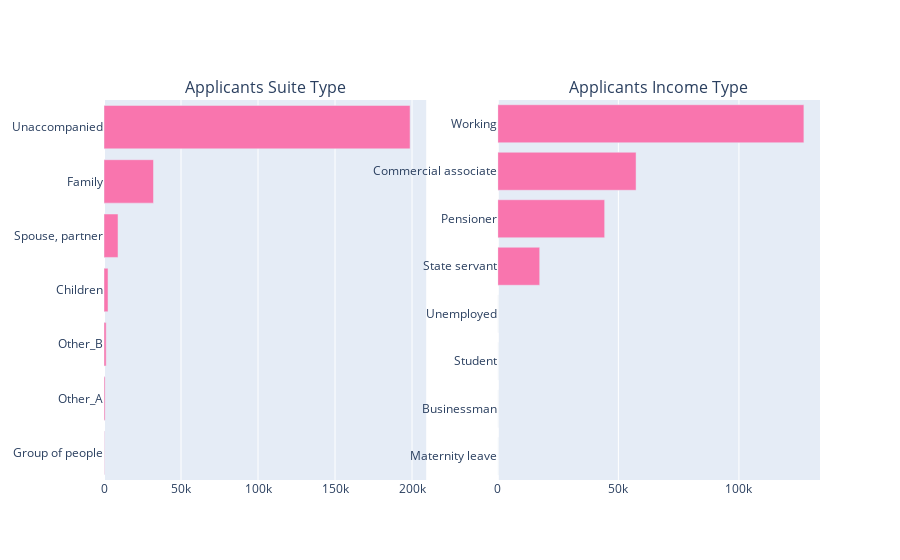

Notebook source saved alongside this figure:
### Markdown cell above
### 1.5 Suite Type and Income Type of Applicants

### Code cell
tr0 = bar_hor(data['application_train'], "NAME_TYPE_SUITE", "Distribution of CODE_GENDER Variable" ,"#f975ae", w=700, lm=100, return_trace= True)
tr1 = bar_hor(data['application_train'], "NAME_INCOME_TYPE", "Distribution of CODE_GENDER Variable" ,"#f975ae", w=700, lm=100, return_trace= True)

fig = make_subplots(rows=1, cols=2, print_grid=False, subplot_titles = ['Applicants Suite Type' , 'Applicants Income Type'])
fig.append_trace(tr0, 1, 1)
fig.append_trace(tr1, 1, 2)
fig['layout'].update(height=400, showlegend=False, margin=dict(l=100));
iplot(fig)

### Figure 1 — Plotly figure (JSON) as saved in the notebook; plotly's stock layout.template omitted (floating-point values rounded to 4 significant figures)
{"data": [{"marker": {"color": "#f975ae"}, "orientation": "h", "type": "bar", "x": [220, 713, 1412, 2621, 9109, 32146, 198742], "xaxis": "x", "y": ["Group of people", "Other_A", "Other_B", "Children", "Spouse, partner", "Family", "Unaccompanied"], "yaxis": "y"}, {"marker": {"color": "#f975ae"}, "orientation": "h", "type": "bar", "x": [2, 9, 15, 19, 17381, 44314, 57339, 126930], "xaxis": "x2", "y": ["Maternity leave", "Businessman", "Student", "Unemployed", "State servant", "Pensioner", "Commercial associate", "Working"], "yaxis": "y2"}], "layout": {"annotations": [{"font": {"size": 16}, "showarrow": false, "text": "Applicants Suite Type", "x": 0.225, "xanchor": "center", "xref": "paper", "y": 1, "yanchor": "bottom", "yref": "paper"}, {"font": {"size": 16}, "showarrow": false, "text": "Applicants Income Type", "x": 0.775, "xanchor": "center", "xref": "paper", "y": 1, "yanchor": "bottom", "yref": "paper"}], "autosize": true, "margin": {"l": 100}, "showlegend": false, "xaxis": {"anchor": "y", "autorange": true, "domain": [0, 0.45], "range": [0, 209200.0], "type": "linear"}, "xaxis2": {"anchor": "y2", "autorange": true, "domain": [0.55, 1], "range": [0, 133600.0], "type": "linear"}, "yaxis": {"anchor": "x", "autorange": true, "domain": [0, 1], "range": [-0.5, 6.5], "type": "category"}, "yaxis2": {"anchor": "x2", "autorange": true, "domain": [0, 1], "range": [-0.5, 7.5], "type": "category"}}}
